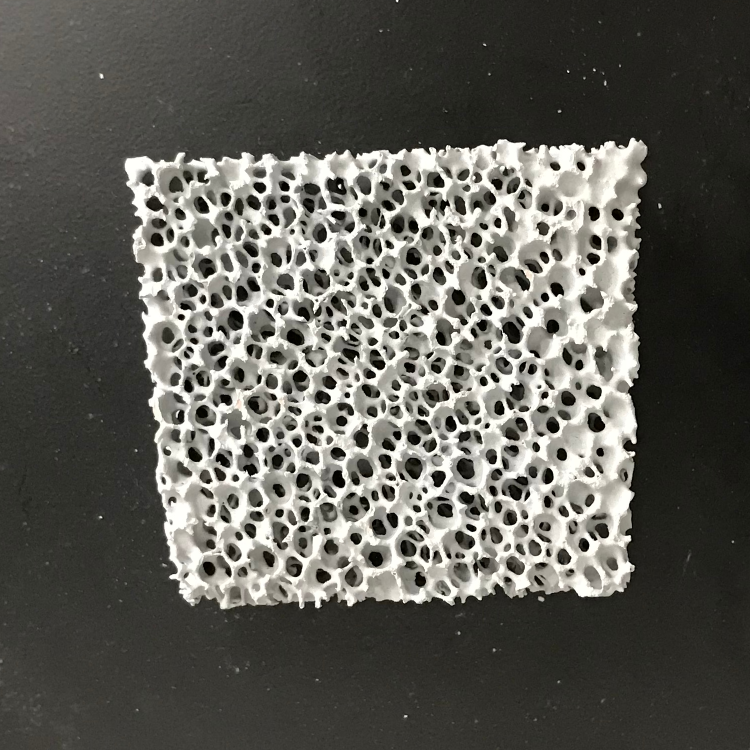
#> input picture test/closed_hole.jpg, 1500 x 1500 px (shown at 1/2 size)
$ python tophat.py   (older library calls are emulated)
#> lines starting #> are read from the running program, lines starting #| are printed output that depends on the picture
'''
  -*- coding: utf-8 -*-
  @Time    : 2020/10/29 10:58
  @Author  : liuxu
  @File    : tophat.py
  @Software: PyCharm
  @Theme   :
'''
import cv2
import numpy as np
import matplotlib.pyplot as plt
import os
import math

# filepath = "./light.jpg"
filepath = "./closed_hole.jpg"
# 设置图像的宽和高
IMAGE_WIDTH = 650
IMAGE_HEIGHT = 650

# 显示图像
def cv_show(name, img):
    cv2.imshow(name, img)
    cv2.waitKey(0)

# 对图像resize处理
def row_image_resize(image, width, height):
    # image输入图像，width，height 期望得到的宽和高
    image = cv2.resize(image, (width, height))
    # print("resized image:", image.shape)
    return image


# sobel边缘检测
def sobel_edge(img):

    scale = 1
    delta = 0
    ddepth = cv2.CV_16S

    # gray = cv2.cvtColor(img, cv2.COLOR_BGR2GRAY)

    gray = img
    grad_x = cv2.Sobel(gray, ddepth, 1, 0, ksize=3, scale=scale, delta=delta, borderType=cv2.BORDER_DEFAULT)
    # Gradient-Y
    # grad_y = cv.Scharr(gray,ddepth,0,1)
    grad_y = cv2.Sobel(gray, ddepth, 0, 1, ksize=3, scale=scale, delta=delta, borderType=cv2.BORDER_DEFAULT)

    abs_grad_x = cv2.convertScaleAbs(grad_x)
    abs_grad_y = cv2.convertScaleAbs(grad_y)

    grad = cv2.addWeighted(abs_grad_x, 0.5, abs_grad_y, 0.5, 0)

    return grad


# Getting the kernel to be used in Top-Hat
filterSize = (3,3)
kernel = cv2.getStructuringElement(cv2.MORPH_RECT,
                                   filterSize)

# Reading the image named 'input.jpg'
input_image = cv2.imread(filepath)
#> input_image is the input picture: shape (1500, 1500, 3); mean B, G, R 86.8, 93, 93.8
input_image = row_image_resize(input_image,IMAGE_HEIGHT,IMAGE_WIDTH)
input_image = cv2.cvtColor(input_image, cv2.COLOR_BGR2GRAY)
#> input_image: shape (650, 650)

# Applying the Top-Hat operation
tophat_img = cv2.morphologyEx(input_image,
                              cv2.MORPH_TOPHAT,
                              kernel)

open_img = cv2.morphologyEx(input_image,
                            cv2.MORPH_OPEN,
                            kernel)

close_img = cv2.morphologyEx(input_image,
                             cv2.MORPH_CLOSE,
                             kernel)

black_img = cv2.morphologyEx(input_image,
                             cv2.MORPH_BLACKHAT,
                             kernel)
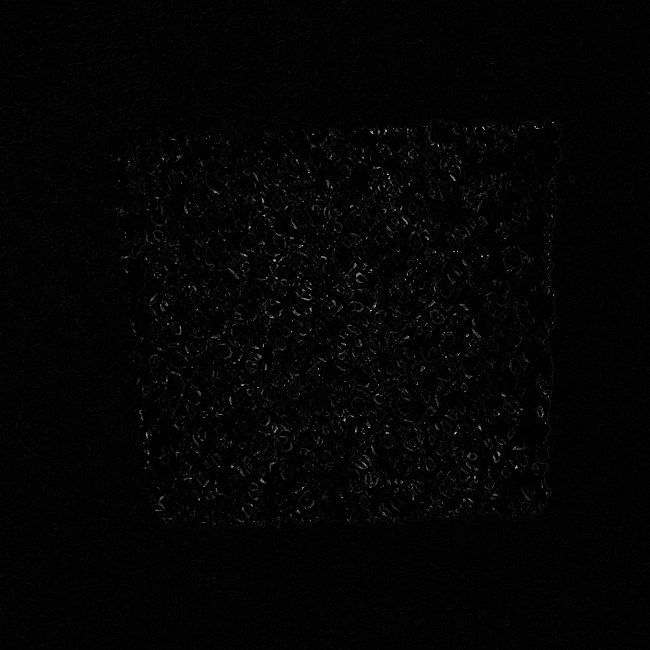
#> black_img: shape (650, 650); min 0, max 215, mean 3.2


grad_img = cv2.morphologyEx(input_image,
                            cv2.MORPH_GRADIENT,
                            kernel)
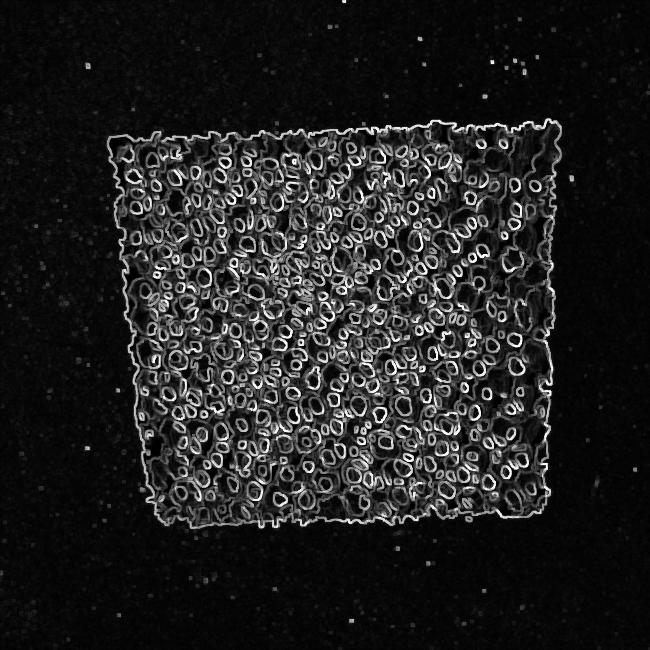
#> grad_img: shape (650, 650); min 0, max 254, mean 33.4

erode_img = cv2.morphologyEx(input_image,
                             cv2.MORPH_ERODE,
                             kernel)
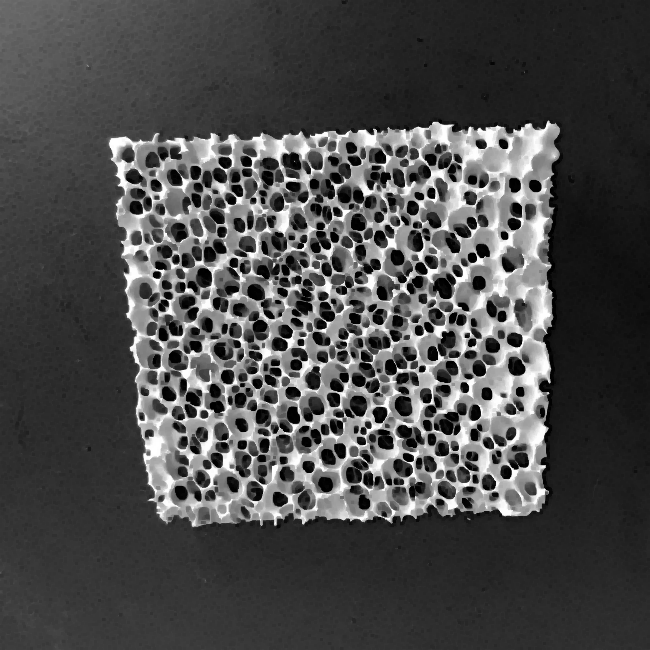
#> erode_img: shape (650, 650); min 0, max 255, mean 75
dilate_img = cv2.morphologyEx(input_image,
                              cv2.MORPH_DILATE,
                              kernel)
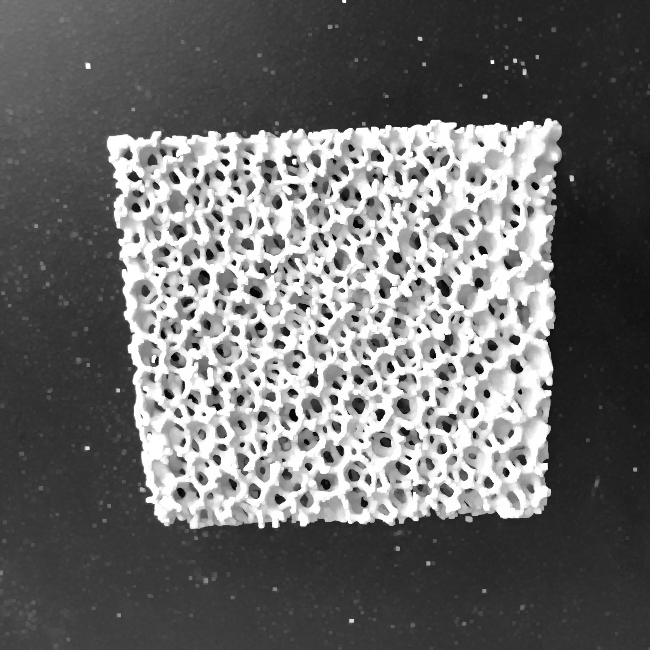
#> dilate_img: shape (650, 650); min 2, max 255, mean 108.4
external_grad = cv2.subtract(dilate_img,input_image)

inner_grad = cv2.subtract(input_image,erode_img)
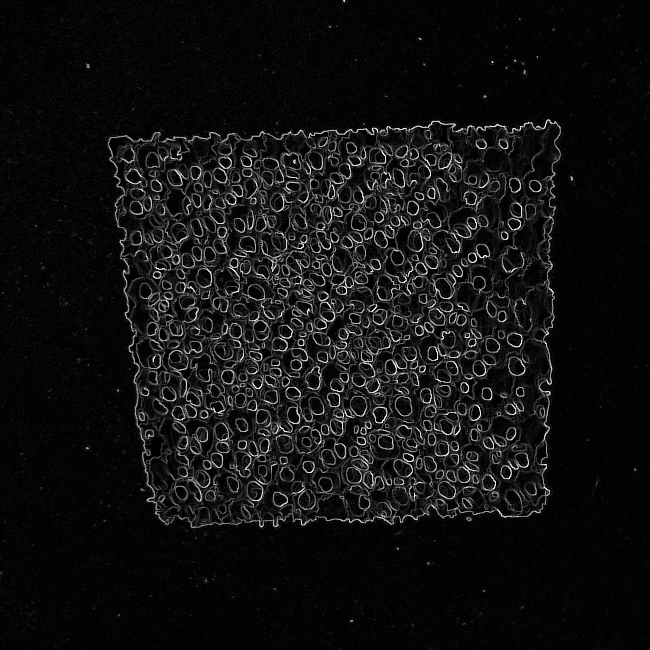
#> inner_grad: shape (650, 650); min 0, max 254, mean 17.5

sobel_img = sobel_edge(input_image)
#> in sobel_edge, `grad_y = cv2.Sobel(gray, ddepth, 0, 1, ksize=3, scale=scale, delta=del..`:
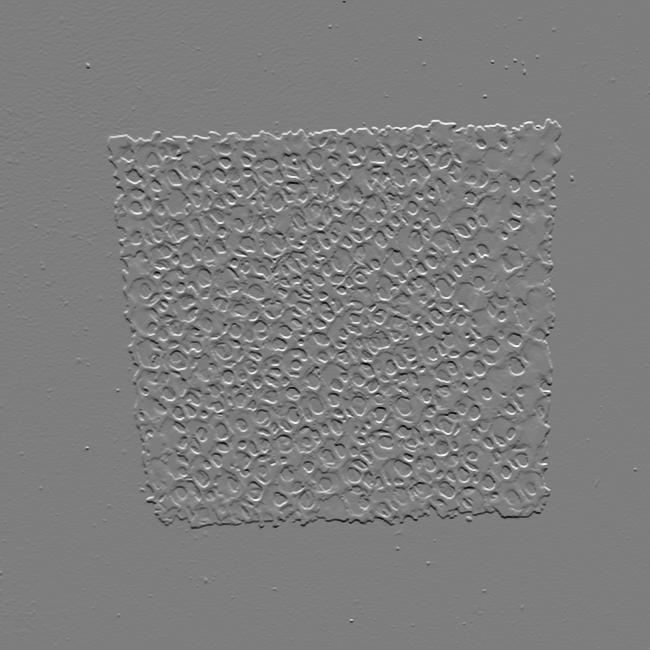
#> grad_y: shape (650, 650) int16; min -982, max 1006, mean 0; drawn with min black and max white
#> in sobel_edge, `grad = cv2.addWeighted(abs_grad_x, 0.5, abs_grad_y, 0.5, 0)`:
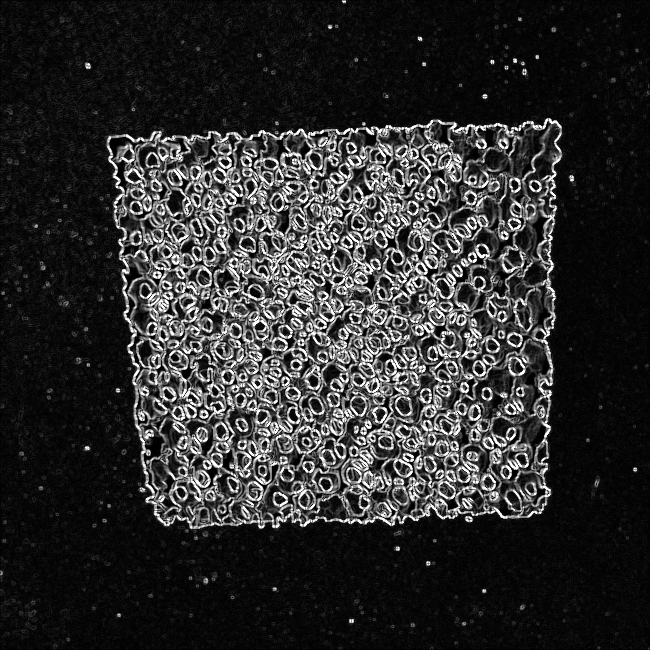
#> grad: shape (650, 650); min 0, max 255, mean 45.7


cv_show("original", input_image)
cv_show("tophat", tophat_img)
cv_show("openimg",open_img)
cv_show("blackimg",black_img)
cv_show("gradimg",grad_img)
cv_show("erodeimg",erode_img)
cv_show("dilateimg",dilate_img)
cv_show("innergard",inner_grad)
cv_show("externalgrad",external_grad)
cv_show("sobelimg",sobel_img)
